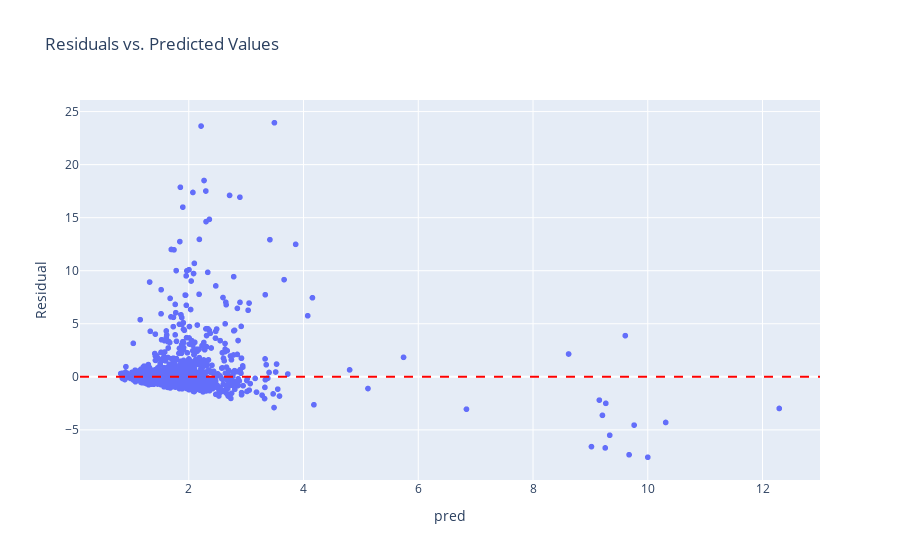
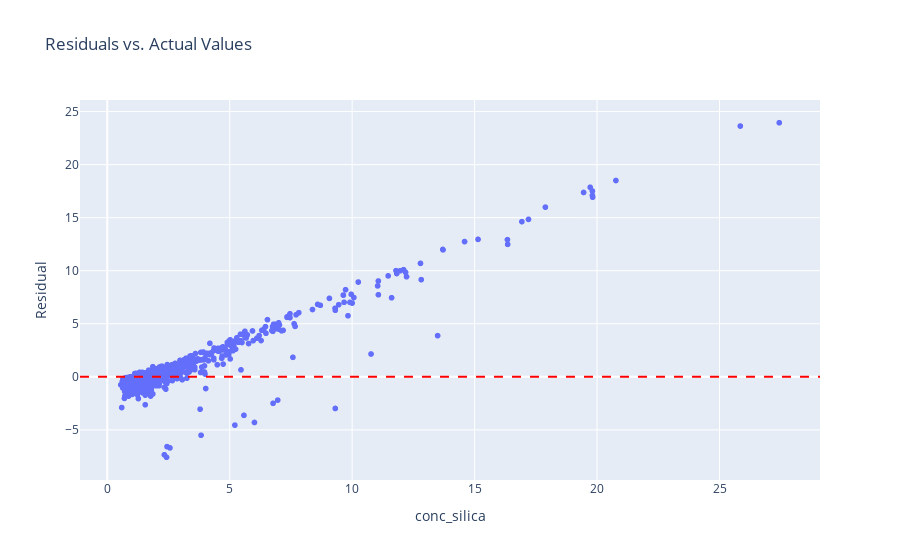
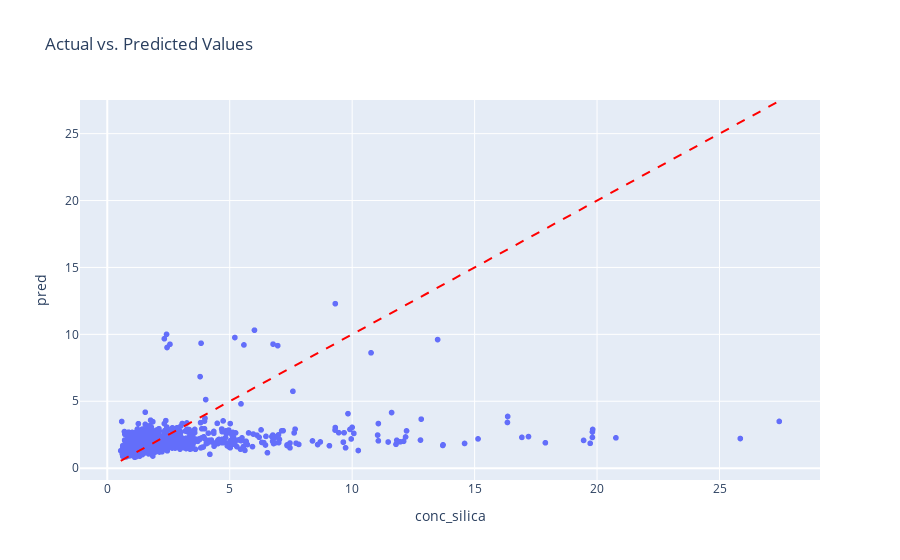
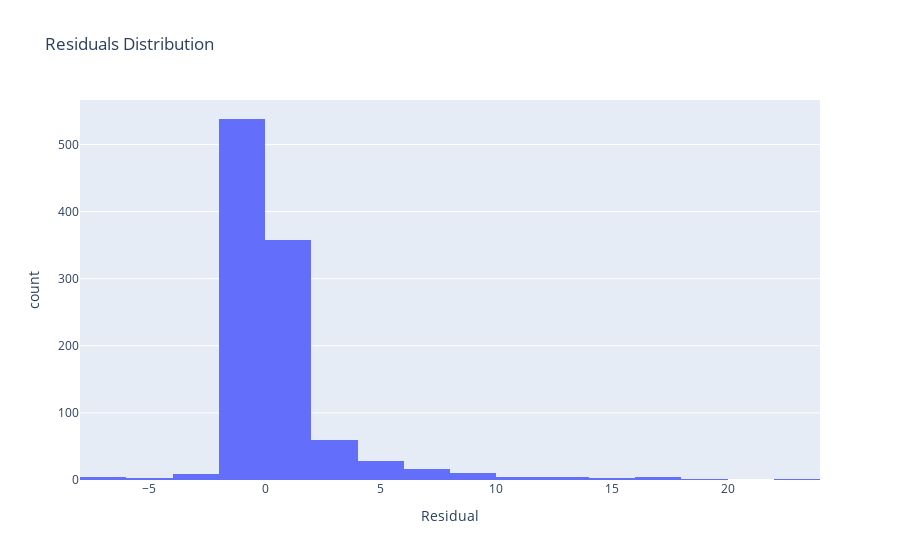

Notebook source saved alongside these figures, in order:
### Code cell
res_two_per = two_stage_quantile_then_conc_percentiles(df_clean, features, show_residuals=True, test_size=0.4)
res_two_per

### Figure 1 — Plotly figure (JSON) as saved in the notebook; plotly's stock layout.template omitted (floating-point values rounded to 4 significant figures; data arrays with more than 128 entries replaced by an {"elided": "..."} marker saying what was removed)
{"data": [{"hovertemplate": "pred=%{x}<br>Residual=%{y}<extra></extra>", "legendgroup": "", "marker": {"color": "#636efa", "symbol": "circle"}, "mode": "markers", "name": "", "showlegend": false, "type": "scattergl", "x": {"elided": "1048 float values"}, "xaxis": "x", "y": {"elided": "1048 float values"}, "yaxis": "y"}], "layout": {"legend": {"tracegroupgap": 0}, "shapes": [{"line": {"color": "red", "dash": "dash"}, "type": "line", "x0": 0, "x1": 1, "xref": "x domain", "y0": 0, "y1": 0, "yref": "y"}], "title": {"text": "Residuals vs. Predicted Values"}, "xaxis": {"anchor": "y", "domain": [0, 1], "title": {"text": "pred"}}, "yaxis": {"anchor": "x", "domain": [0, 1], "title": {"text": "Residual"}}}}

### Figure 2 — Plotly figure (JSON) as saved in the notebook; plotly's stock layout.template omitted (floating-point values rounded to 4 significant figures; data arrays with more than 128 entries replaced by an {"elided": "..."} marker saying what was removed)
{"data": [{"hovertemplate": "conc_silica=%{x}<br>Residual=%{y}<extra></extra>", "legendgroup": "", "marker": {"color": "#636efa", "symbol": "circle"}, "mode": "markers", "name": "", "showlegend": false, "type": "scattergl", "x": {"elided": "1048 float values"}, "xaxis": "x", "y": {"elided": "1048 float values"}, "yaxis": "y"}], "layout": {"legend": {"tracegroupgap": 0}, "shapes": [{"line": {"color": "red", "dash": "dash"}, "type": "line", "x0": 0, "x1": 1, "xref": "x domain", "y0": 0, "y1": 0, "yref": "y"}], "title": {"text": "Residuals vs. Actual Values"}, "xaxis": {"anchor": "y", "domain": [0, 1], "title": {"text": "conc_silica"}}, "yaxis": {"anchor": "x", "domain": [0, 1], "title": {"text": "Residual"}}}}

### Figure 3 — Plotly figure (JSON) as saved in the notebook; plotly's stock layout.template omitted (floating-point values rounded to 4 significant figures; data arrays with more than 128 entries replaced by an {"elided": "..."} marker saying what was removed)
{"data": [{"hovertemplate": "conc_silica=%{x}<br>pred=%{y}<extra></extra>", "legendgroup": "", "marker": {"color": "#636efa", "symbol": "circle"}, "mode": "markers", "name": "", "showlegend": false, "type": "scattergl", "x": {"elided": "1048 float values"}, "xaxis": "x", "y": {"elided": "1048 float values"}, "yaxis": "y"}], "layout": {"legend": {"tracegroupgap": 0}, "shapes": [{"line": {"color": "red", "dash": "dash"}, "type": "line", "x0": 0.55, "x1": 27.44, "y0": 0.55, "y1": 27.44}], "title": {"text": "Actual vs. Predicted Values"}, "xaxis": {"anchor": "y", "domain": [0, 1], "title": {"text": "conc_silica"}}, "yaxis": {"anchor": "x", "domain": [0, 1], "title": {"text": "pred"}}}}

### Figure 4 — Plotly figure (JSON) as saved in the notebook; plotly's stock layout.template omitted (floating-point values rounded to 4 significant figures; data arrays with more than 128 entries replaced by an {"elided": "..."} marker saying what was removed)
{"data": [{"bingroup": "x", "hovertemplate": "Residual=%{x}<br>count=%{y}<extra></extra>", "legendgroup": "", "marker": {"color": "#636efa", "pattern": {"shape": ""}}, "name": "", "nbinsx": 30, "orientation": "v", "showlegend": false, "type": "histogram", "x": {"elided": "1048 float values"}, "xaxis": "x", "yaxis": "y"}], "layout": {"barmode": "relative", "legend": {"tracegroupgap": 0}, "title": {"text": "Residuals Distribution"}, "xaxis": {"anchor": "y", "domain": [0, 1], "title": {"text": "Residual"}}, "yaxis": {"anchor": "x", "domain": [0, 1], "title": {"text": "count"}}}}
